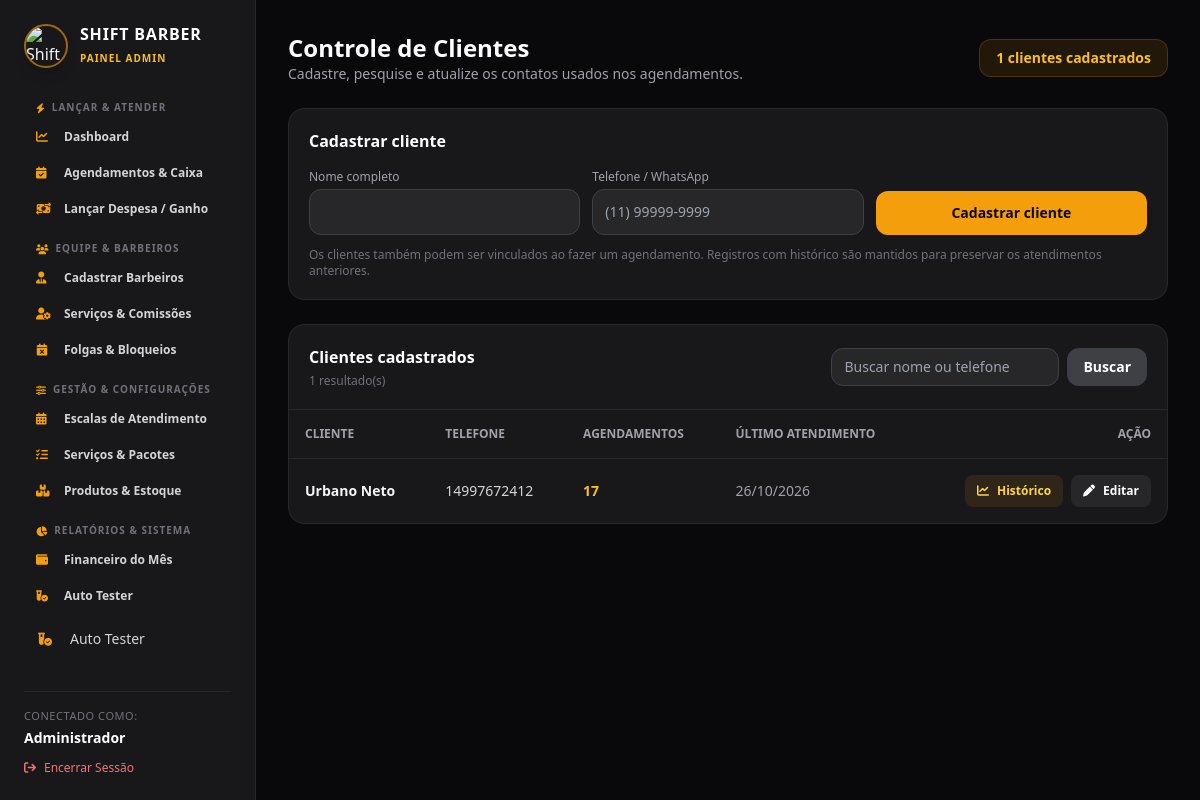
Page /admin/clientes.php (signed in) on the committed database.
### tables this page shows
CREATE TABLE IF NOT EXISTS clientes (
    id INT AUTO_INCREMENT PRIMARY KEY,
    nome VARCHAR(100) NOT NULL,
    email VARCHAR(100) UNIQUE NOT NULL,
    senha VARCHAR(255) NULL,
    telefone VARCHAR(20) NULL,
    cpf VARCHAR(14) UNIQUE NULL,
    data_nascimento DATE NULL,
    oauth_provider ENUM('local', 'google', 'facebook') DEFAULT 'local',
    oauth_uid VARCHAR(100) NULL,
    criado_em TIMESTAMP DEFAULT CURRENT_TIMESTAMP
);

### admin/clientes.php (the view, shortened to what this page needs)
<?php
require_once '../config/database.php';
$edicao = null;
$busca = trim($_GET['q'] ?? '');
$sql = "SELECT c.id, c.nome, c.telefone, COUNT(a.id) AS total_agendamentos,
               MAX(a.data_agendamento) AS ultimo_agendamento
        FROM clientes c
        LEFT JOIN agendamentos a ON a.cliente_id = c.id";
$params = [];
$sql .= ' GROUP BY c.id, c.nome, c.telefone ORDER BY c.nome ASC';
$stmt = $pdo->prepare($sql);
$stmt->execute($params);
$clientes = $stmt->fetchAll();
$totalClientes = (int)$pdo->query('SELECT COUNT(*) FROM clientes')->fetchColumn();
require_once 'header.php';
?>
<div class="max-w-6xl mx-auto space-y-6">
    <div class="flex flex-col sm:flex-row sm:items-center justify-between gap-3">
        <div>
            <h2 class="text-2xl font-bold text-white">Controle de Clientes</h2>
            <p class="text-sm text-zinc-400">Cadastre, pesquise e atualize os contatos usados nos agendamentos.</p>
        </div>
        <span class="rounded-xl border border-amber-500/20 bg-amber-500/10 px-4 py-2 text-sm font-bold text-amber-400"><?= $totalClientes ?> clientes cadastrados</span>
    </div>
    <section class="bg-zinc-900 border border-zinc-800 rounded-2xl p-5">
        <h3 class="font-bold text-white mb-4"><?= $edicao ? 'Editar cliente' : 'Cadastrar cliente' ?></h3>
        <form method="POST" class="grid grid-cols-1 sm:grid-cols-3 gap-3 items-end">
            <div>
                <label class="block text-xs text-zinc-400 mb-1" for="nomeCliente">Nome completo</label>
                <input id="nomeCliente" type="text" name="nome" maxlength="150" required value="<?= htmlspecialchars($edicao['nome'] ?? '', ENT_QUOTES, 'UTF-8') ?>" class="w-full bg-zinc-800 border border-zinc-700 rounded-xl p-3 text-sm text-white focus:outline-none focus:border-amber-500">
            </div>
            <div>
                <label class="block text-xs text-zinc-400 mb-1" for="telefoneCliente">Telefone / WhatsApp</label>
                <input id="telefoneCliente" type="tel" name="telefone" maxlength="40" value="<?= htmlspecialchars($edicao['telefone'] ?? '', ENT_QUOTES, 'UTF-8') ?>" placeholder="(11) 99999-9999" class="w-full bg-zinc-800 border border-zinc-700 rounded-xl p-3 text-sm text-white focus:outline-none focus:border-amber-500">
            </div>
            <div class="flex gap-2">
                <button type="submit" class="flex-1 bg-amber-500 hover:bg-amber-600 text-zinc-950 font-bold rounded-xl px-4 py-3 text-sm"><?= $edicao ? 'Salvar alterações' : 'Cadastrar cliente' ?></button>
            </div>
        </form>
        <p class="text-xs text-zinc-500 mt-3">Os clientes também podem ser vinculados ao fazer um agendamento. Registros com histórico são mantidos para preservar os atendimentos anteriores.</p>
    </section>
    <section class="bg-zinc-900 border border-zinc-800 rounded-2xl overflow-hidden">
        <div class="p-4 sm:p-5 border-b border-zinc-800 flex flex-col sm:flex-row sm:items-center justify-between gap-3">
            <div><h3 class="font-bold text-white">Clientes cadastrados</h3><p class="text-xs text-zinc-500 mt-1"><?= count($clientes) ?> resultado(s)</p></div>
            <form method="GET" class="flex gap-2">
                <input type="search" name="q" value="<?= htmlspecialchars($busca, ENT_QUOTES, 'UTF-8') ?>" placeholder="Buscar nome ou telefone" class="bg-zinc-800 border border-zinc-700 rounded-xl px-3 py-2 text-sm text-white focus:outline-none focus:border-amber-500">
                <button class="bg-zinc-700 hover:bg-zinc-600 text-white rounded-xl px-4 py-2 text-sm font-semibold">Buscar</button>
            </form>
        </div>
        <div class="overflow-x-auto">
            <table class="w-full text-left text-sm min-w-[650px]">
                <thead><tr class="text-zinc-400 text-xs uppercase border-b border-zinc-800"><th class="p-4">Cliente</th><th class="p-4">Telefone</th><th class="p-4">Agendamentos</th><th class="p-4">Último atendimento</th><th class="p-4 text-right">Ação</th></tr></thead>
                <tbody class="divide-y divide-zinc-800">
                <?php if (!$clientes): ?>
                    <tr><td colspan="5" class="p-8 text-center text-zinc-500">Nenhum cliente encontrado.</td></tr>
                <?php else: foreach ($clientes as $cliente): ?>
                    <tr class="hover:bg-zinc-800/40">
                        <td class="p-4 font-semibold text-zinc-100"><?= htmlspecialchars($cliente['nome'], ENT_QUOTES, 'UTF-8') ?></td>
                        <td class="p-4 text-zinc-300"><?= htmlspecialchars($cliente['telefone'] ?? '', ENT_QUOTES, 'UTF-8') ?: '—' ?></td>
                        <td class="p-4 text-amber-400 font-bold"><?= (int)$cliente['total_agendamentos'] ?></td>
                        <td class="p-4 text-zinc-400"><?= $cliente['ultimo_agendamento'] ? date('d/m/Y', strtotime($cliente['ultimo_agendamento'])) : '—' ?></td>
                        <td class="p-4 text-right"><div class="inline-flex gap-2"><a href="relatorio_clientes.php?cliente_id=<?= (int)$cliente['id'] ?>" class="inline-flex items-center gap-2 rounded-lg bg-amber-500/10 hover:bg-amber-500/20 px-3 py-2 text-xs font-semibold text-amber-300"><i class="fa-solid fa-chart-line"></i> Histórico</a><a href="clientes.php?editar=<?= (int)$cliente['id'] ?><?= $busca !== '' ? '&q=' . urlencode($busca) : '' ?>" class="inline-flex items-center gap-2 rounded-lg bg-zinc-800 hover:bg-zinc-700 px-3 py-2 text-xs font-semibold text-white"><i class="fa-solid fa-pen"></i> Editar</a></div></td>
                    </tr>
                <?php endforeach; endif; ?>
                </tbody>
            </table>
        </div>
    </section>
</div>
</main>
</body>
</html>

### rows in the picture
clientes: nome "Urbano Neto", telefone "14997672412", total_agendamentos "17", ultimo_agendamento "26/10/2026"

### other values in the picture
$_SESSION['usuario_nome'] "Administrador"
$totalClientes "1"
count($clientes) "1"
